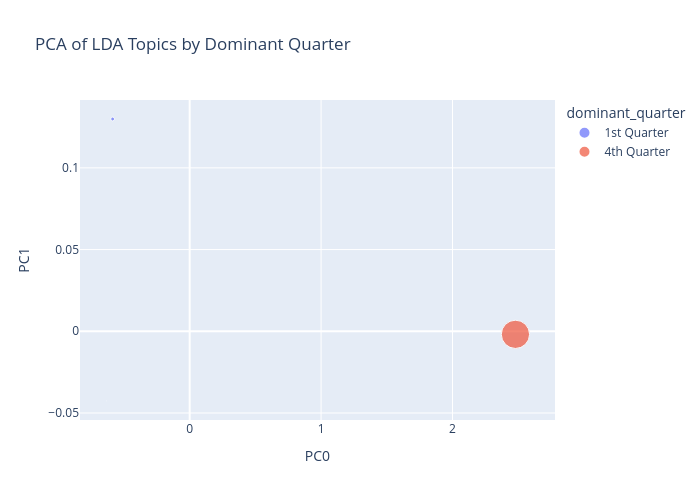

Write notebook code for a chart like this one.
### Code cell
px.scatter(
    TOPIC_PCA.reset_index(),
    x="PC0",
    y="PC1",
    size="mean_doc_weight",
    color="dominant_quarter",
    hover_name="index",
    title="PCA of LDA Topics by Dominant Quarter",
    height=500,
    width=700)

### Figure 1 — Plotly figure (JSON) as saved in the notebook; plotly's stock layout.template omitted (floating-point values rounded to 4 significant figures)
{"data": [{"hovertemplate": "<b>%{hovertext}</b><br><br>dominant_quarter=1st Quarter<br>PC0=%{x}<br>PC1=%{y}<br>mean_doc_weight=%{marker.size}<extra></extra>", "hovertext": ["T00", "T01", "T02", "T03"], "legendgroup": "1st Quarter", "marker": {"color": "#636efa", "size": [0.01784, 1.529e-05, 1.529e-05, 1.529e-05], "sizemode": "area", "sizeref": 0.002455, "symbol": "circle"}, "mode": "markers", "name": "1st Quarter", "orientation": "v", "showlegend": true, "type": "scatter", "x": [-0.5861, -0.631, -0.631, -0.631], "xaxis": "x", "y": [0.1299, -0.04267, -0.04267, -0.04267], "yaxis": "y"}, {"hovertemplate": "<b>%{hovertext}</b><br><br>dominant_quarter=4th Quarter<br>PC0=%{x}<br>PC1=%{y}<br>mean_doc_weight=%{marker.size}<extra></extra>", "hovertext": ["T04"], "legendgroup": "4th Quarter", "marker": {"color": "#EF553B", "size": [0.9821], "sizemode": "area", "sizeref": 0.002455, "symbol": "circle"}, "mode": "markers", "name": "4th Quarter", "orientation": "v", "showlegend": true, "type": "scatter", "x": [2.479], "xaxis": "x", "y": [-0.001873], "yaxis": "y"}], "layout": {"height": 500, "legend": {"itemsizing": "constant", "title": {"text": "dominant_quarter"}, "tracegroupgap": 0}, "title": {"text": "PCA of LDA Topics by Dominant Quarter"}, "width": 700, "xaxis": {"anchor": "y", "domain": [0, 1], "title": {"text": "PC0"}}, "yaxis": {"anchor": "x", "domain": [0, 1], "title": {"text": "PC1"}}}}
